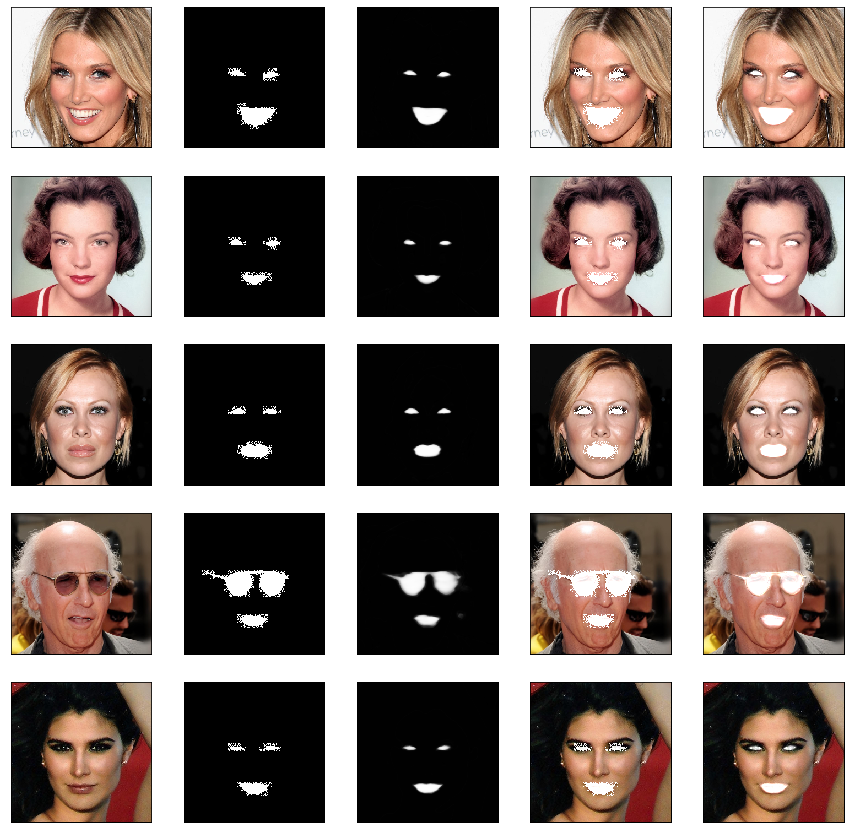
#> input picture index.png, 851 x 833 px, given in place of 10208.jpg, which was not available
$ jupyter execute --allow-errors 'Exploratory Data Analysis.ipynb'   (shell and % lines are left out)   (text cells are left out)
#> lines starting #> are read from the running program, lines starting #| are printed output that depends on the picture; pictures that were not available may be replaced by others from this repository, and a replacement may not be noted
[cell 1]
import cv2
import os
import numpy as np
import pandas as pd
import matplotlib.pyplot as plt

#> (a cell that did not finish here is left out)

#> (a cell that did not finish here is left out)

#> (a cell that did not finish here is left out)

#> (a cell that did not finish here is left out)

[cell 6]
# file = l[0]

#> (a cell that did not finish here is left out)

[cell 8]
# l[3]

[cell 9]
img = cv2.imread('./CelebA-HQ-img/10208.jpg')
#> img is the input picture: shape (833, 851, 3); mean B, G, R 116.1, 121.3, 134.1

[cell 10]
img = cv2.cvtColor(img, cv2.COLOR_BGR2RGB)
img = cv2.resize(img, (224, 224))
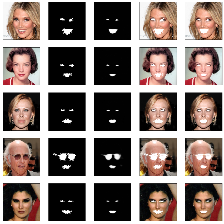
#> img: shape (224, 224, 3); mean R, G, B 134.4, 121.6, 116.3

[cell 11]
plt.imshow(img);

[cell 12]
mask = cv2.imread('./CelebAMask-HQ-mask-anno/5/10208_r_eye.png')
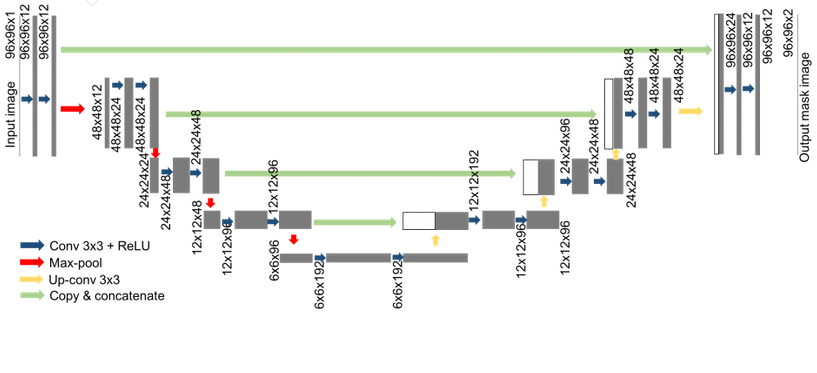
#> input picture unet.png, 817 x 373 px, given in place of 10208_r_eye.png, which was not available
#> mask is the input picture: shape (373, 817, 3); mean B, G, R 239, 240.8, 239.9

mask = cv2.resize(mask, (224, 224))
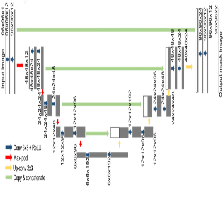
#> mask: shape (224, 224, 3); mean B, G, R 239.5, 241.3, 240.4

[cell 13]
plt.imshow(mask);

[cell 14]
masked = cv2.addWeighted(img, 1, mask, 0.9, 0)
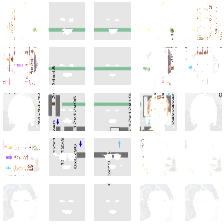
#> masked: shape (224, 224, 3); mean R, G, B 242.5, 242.7, 242
